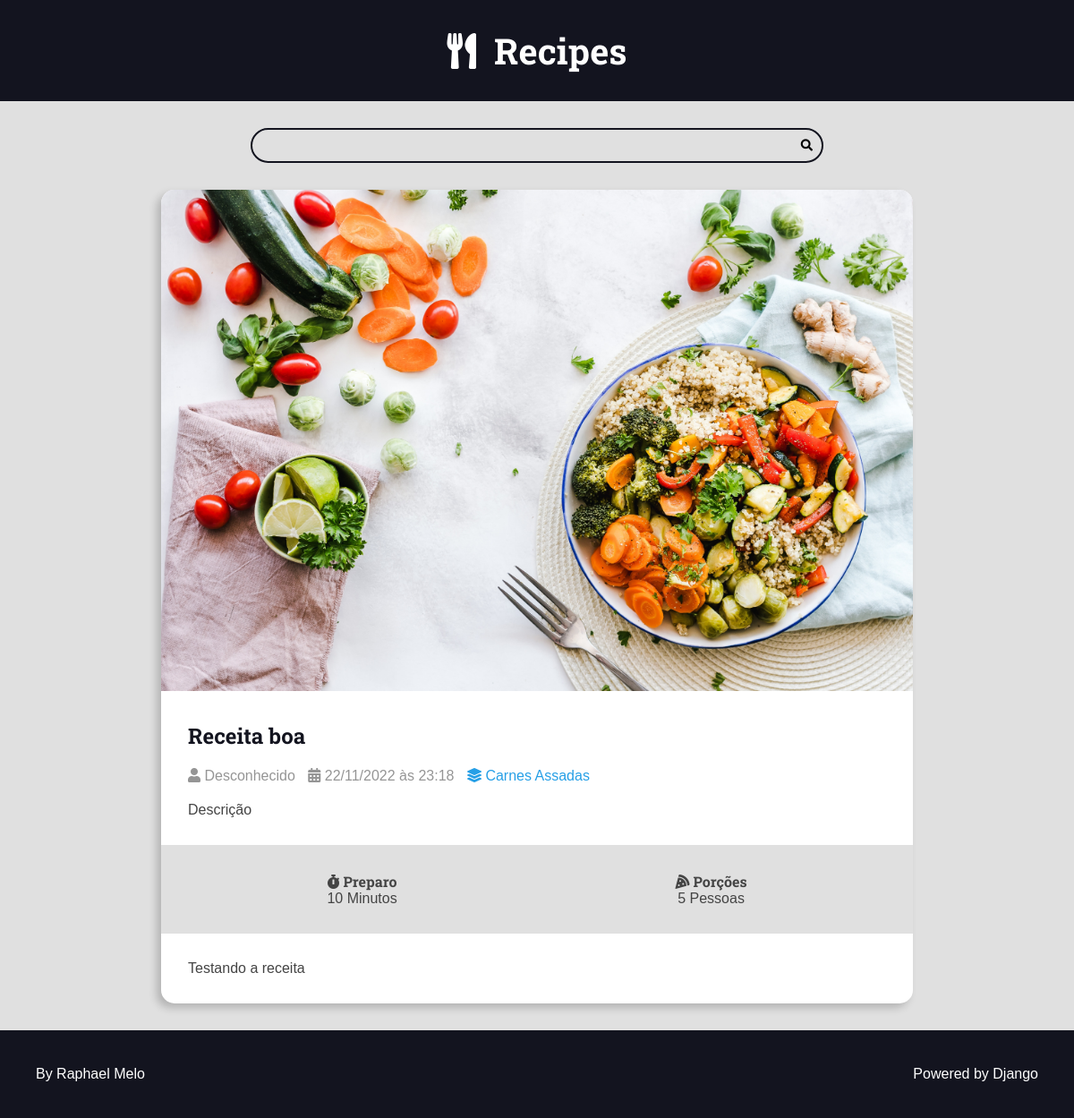
The app's page /recipes/22/ with its own data.
### recipes/models.py (models this page shows, shortened)
class Recipe(models.Model):
    title = models.CharField(max_length=65)
    description = models.CharField(max_length=165)
    slug = models.SlugField(unique=True)
    preparation_time = models.IntegerField()
    preparation_time_unit = models.CharField(max_length=65)
    servings = models.IntegerField()
    servings_unit = models.CharField(max_length=65)
    preparation_steps = models.TextField()
    preparation_steps_is_html = models.BooleanField(default=False)
    created_at = models.DateTimeField(auto_now_add=True)
    updated_at = models.DateTimeField(auto_now=True)
    is_published = models.BooleanField(default=False)
    cover = models.ImageField(upload_to='recipes/covers/%Y/%m/%d/', blank=True, default='recipes/covers/default/default.jpg')
    category = models.ForeignKey(
        Category, on_delete=models.SET_NULL, null=True, blank=True, default=None
    )
    author = models.ForeignKey(
        User, on_delete=models.SET_NULL, null=True, blank=True
    )

class Category(models.Model):
    name = models.CharField(max_length=65)

### recipes/views.py (the view)
# urls.py: path('recipes/<int:id>/', views.recipe, name="recipe"),
def recipe(request, id):
    recipe = get_object_or_404(
        Recipe,
        id=id,
        is_published=True
    )
    return render(request, 'recipes/pages/recipe-view.html', context={
        'recipe': recipe,
        'is_detail_page': True,
    })

### recipes/templates/recipes/pages/recipe-view.html (shortened to what this page needs)
{% extends 'global/base.html' %}
{% block content %}
    <div class="main-content main-content-detail container">
        {% include 'recipes/partials/recipe.html' %}
    </div>
{% endblock %}

### recipes/templates/recipes/partials/recipe.html (shortened to what this page needs)
<div class="recipe recipe-list-item">
    <div class="recipe-cover">
        <a href="{% url 'recipes:recipe' recipe.id %}">
            {% if recipe.cover.url %}
                <img src="{{ recipe.cover.url }}" alt="Temporário">
            {% endif %}
        </a>
    </div>
    <div class="recipe-title-container">
        <h2 class="recipe-title">
            <a href="{% url 'recipes:recipe' recipe.id %}">
                {{ recipe.title }}
            </a>
        </h2>
    </div>
    <div class="recipe-author">
            <span class="recipe-author-item">
                <i class="fas fa-user"></i>
                {% if recipe.author is not None %}
                    {% if recipe.author.first_name %}
                        {{ recipe.author.first_name }} {{ recipe.author.last_name }}
                    {% else %}
                        {{ recipe.author.username }}
                    {% endif %}
                {% else %}
                    Desconhecido
                {% endif %}
            </span>
        <span class="recipe-author-item">
            <i class="fas fa-calendar-alt"></i>
            {{ recipe.created_at|date:"d/m/Y" }} às {{ recipe.created_at|date:"H:i" }}
        </span>
        {% if recipe.category is not None %}
            <span class="recipe-author-item">
                <a href="{% url 'recipes:category' recipe.category.id %}">
                    <i class="fas fa-layer-group"></i>
                    <span>{{ recipe.category.name }}</span>
                </a>
            </span>
        {% endif %}
    </div>
    <div class="recipe-content">
        <p>{{ recipe.description }}</p>
    </div>
    <div class="recipe-meta-container">
        <div class="recipe-meta recipe-preparation">
            <h3 class="recipe-meta-title"><i class="fas fa-stopwatch"></i> Preparo</h3>
            <div class="recipe-meta-text">
                {{ recipe.preparation_time }} {{ recipe.preparation_time_unit }}
            </div>
        </div>
        <div class="recipe-meta recipe-servings">
            <h3 class="recipe-meta-title"><i class="fas fa-pizza-slice"></i> Porções</h3>
            <div class="recipe-meta-text">
                {{ recipe.servings }} {{ recipe.servings_unit }}
            </div>
        </div>
    </div>
    {% if is_detail_page is True %}
        <div class="preparation-steps">
            {% if recipe.preparation_steps_is_html is True %}
                {{ recipe.preparation_steps|safe }}
            {% else %}
                {{ recipe.preparation_steps|linebreaksbr }}
            {% endif %}
        </div>
    {% endif %}
</div>

### recipes/static/recipes/css/styles.css (style rules this page uses)
:root { --color-primary: #269fe6; --color-primary-hover: #2086c2; --color-primary-dark: #13141f; --color-primary-dark-hover: #212336; --color-primary-light: #d4ecfa; --color-primary-light-hover: #bdd8e7; --color-white: #fff; --color-black: #000; --color-dark-text: #444; --color-info-light: #cce5ff; --color-debug-light: #cce5ff; --color-success-light: #d4edda; --color-alert-light: #fff3cd; --color-warning-light: #fff3cd; --color-error-light: #f8d7da; --color-info-dark: #4d86c4; --color-debug-dark: #4d86c4; --color-success-dark: #4a9c5d; --color-alert-dark: #927f40; --color-warning-dark: #927f40; --color-error-dark: #da525d; --color-gray-0: #f9f9f9; --color-gray-1: #e0e0e0; --color-gray-2: #c7c7c7; --color-gray-3: #aeaeae; --color-gray-4: #959595; --color-gray-5: #7d7d7d; --color-gray-6: #646464; --color-gray-7: #4b4b4b; --color-gray-8: #323232; --color-gray-9: #191919; --font-primary: sans-serif; --font-headings: 'Roboto Slab', serif; --spacing-gutter-medium: 3rem; --spacing-gutter-large: 4rem; }
* { margin: 0; padding: 0; box-sizing: border-box; }
html { font-size: 62.5%; }
body { font-size: 1.6rem; font-family: var(--font-primary); background: var(--color-gray-1); color: var(--color-dark-text); }
h1, h2, h3, h4, h5, h6 { font-family: var(--font-headings); }
.container { max-width: 144rem; margin: 0 auto; padding: var(--spacing-gutter-medium); }
.main-content { padding-top: 0; }
.recipe { background: var(--color-white); box-shadow: -5px 5px 10px rgba(0, 0, 0, .2); transform: scale(1); transition: all 300ms ease-in-out; border-radius: 1.5rem; overflow: hidden; }
.recipe img { max-width: 100%; }
.recipe-list-item { max-width: 64rem; height: fit-content; }
.recipe-title-container { padding: var(--spacing-gutter-medium); padding-bottom: 2rem; }
.recipe-title-container a { text-decoration: none; color: var(--color-primary-dark); }
.recipe-author { padding: 0 var(--spacing-gutter-medium); }
.recipe-content { padding: var(--spacing-gutter-medium); padding-top: 2rem; }
.recipe-author-item { color: var(--color-gray-4); margin-right: 1rem; }
.recipe-author a { color: var(--color-primary); transition: all 300ms ease-in-out; text-decoration: none; }
.recipe-meta-container { display: flex; flex-flow: row wrap; padding: var(--spacing-gutter-medium); background: var(--color-gray-1); }
.recipe-meta { display: flex; flex-flow: column nowrap; flex-shrink: 1; flex-grow: 1; text-align: center; }
.recipe-meta-title { font-size: 1.6rem; }
.main-content-detail .recipe-list-item { max-width: 84rem; margin: 0 auto; }
.preparation-steps { padding: var(--spacing-gutter-medium); }

### records on screen
Recipe: cover (picture), title "Receita boa", created_at "22/11/2022", created_at "23:18", category.name "Carnes Assadas", description "Descrição", preparation_time "10", preparation_time_unit "Minutos", servings "5", servings_unit "Pessoas", preparation_steps "Testando a receita"
